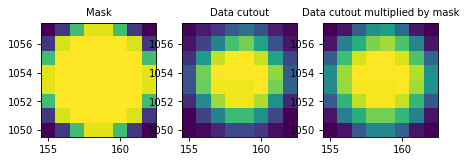

Python code for this plot:
from astropy.io import fits
from astropy.utils.data import get_pkg_data_filename
import matplotlib.pyplot as plt
from regions.core import PixCoord
from regions.shapes.circle import CirclePixelRegion

filename = get_pkg_data_filename('photometry/M6707HH.fits')
hdulist = fits.open(filename)
hdu = hdulist[0]
center = PixCoord(158.5, 1053.5)
aperture = CirclePixelRegion(center, 4.)
mask = aperture.to_mask(mode='exact')
data = mask.cutout(hdu.data)
weighted_data = mask.multiply(hdu.data)
plt.subplot(1, 3, 1)
plt.title("Mask", size=9)
plt.imshow(mask.data, cmap=plt.cm.viridis,
           interpolation='nearest', origin='lower',
           extent=mask.bbox.extent)
plt.subplot(1, 3, 2)
plt.title("Data cutout", size=9)
plt.imshow(data, cmap=plt.cm.viridis,
           interpolation='nearest', origin='lower',
           extent=mask.bbox.extent)
plt.subplot(1, 3, 3)
plt.title("Data cutout multiplied by mask", size=9)
plt.imshow(weighted_data, cmap=plt.cm.viridis,
           interpolation='nearest', origin='lower',
           extent=mask.bbox.extent)
hdulist.close()
